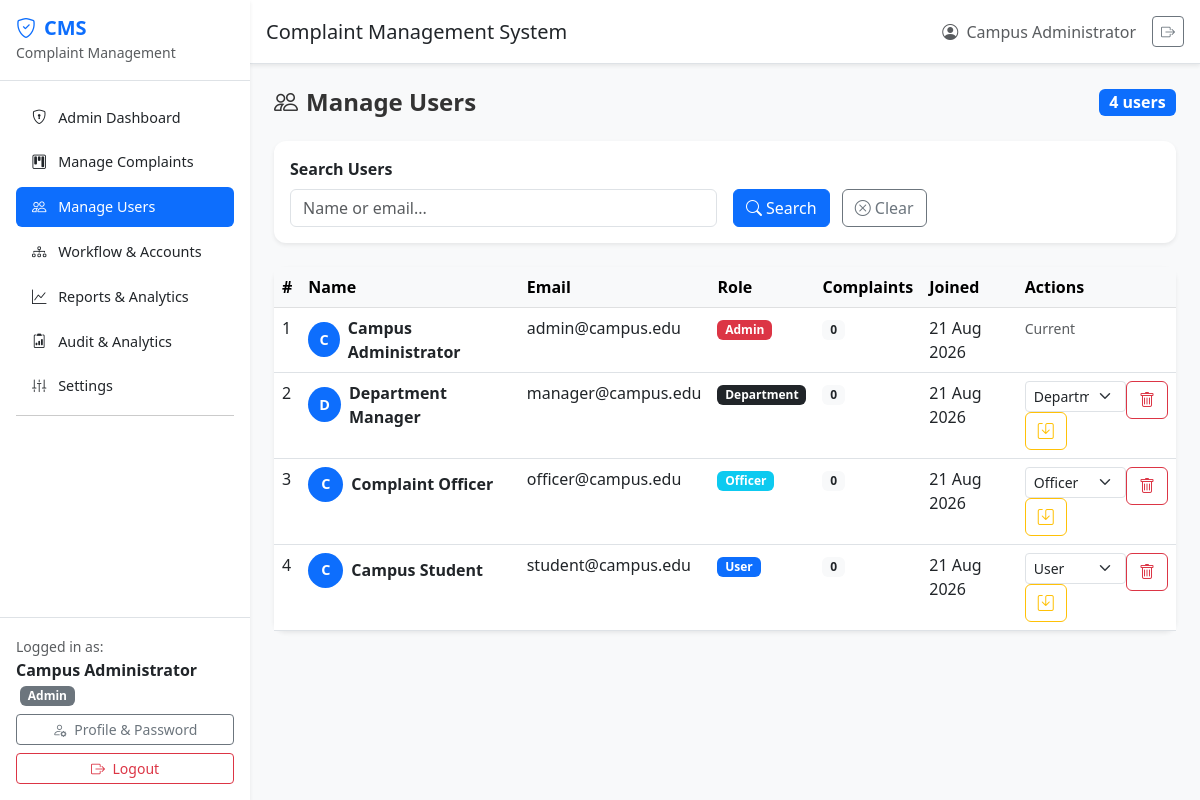
/admin_users.php (signed in), run on an earlier commit of the app's database.
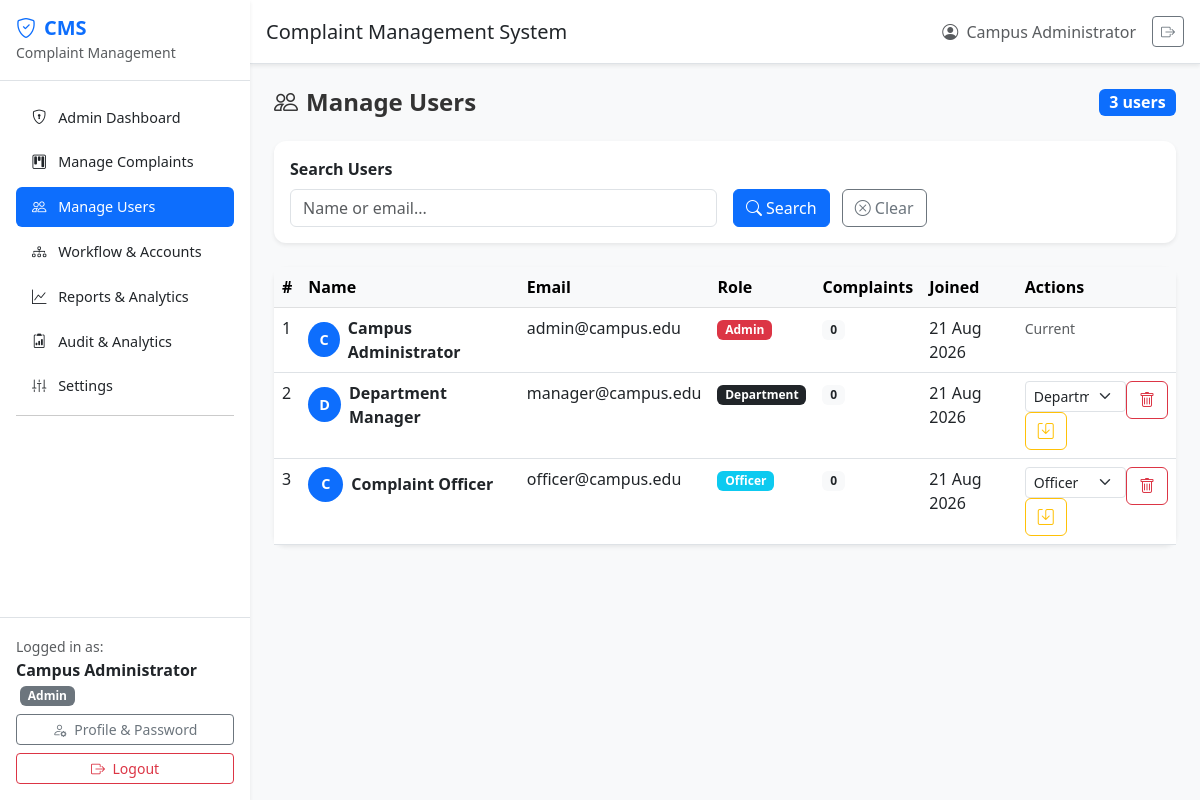
And on a later commit of the database.
### tables this page shows
CREATE TABLE IF NOT EXISTS `users` (
  `id` INT AUTO_INCREMENT PRIMARY KEY,
  `full_name` VARCHAR(100) NOT NULL,
  `email` VARCHAR(150) NOT NULL UNIQUE,
  `password` VARCHAR(255) NOT NULL,
  `role` ENUM('user','admin','department','officer') NOT NULL DEFAULT 'user',
  `department_id` INT DEFAULT NULL,
  `is_active` TINYINT(1) NOT NULL DEFAULT 1,
  `created_at` TIMESTAMP DEFAULT CURRENT_TIMESTAMP,
  CONSTRAINT `fk_users_department` FOREIGN KEY (`department_id`) REFERENCES `departments`(`id`) ON DELETE SET NULL
);

### admin_users.php (the view, shortened to what this page needs)
<?php
require_once 'config.php';
$search = trim($_GET['search'] ?? '');
$where_sql = '';
$sql = "SELECT u.*, (SELECT COUNT(*) FROM complaints WHERE user_id = u.id) as complaint_count FROM users u $where_sql ORDER BY u.created_at DESC";
$stmt = $conn->prepare($sql);
$stmt->execute();
$users = $stmt->get_result()->fetch_all(MYSQLI_ASSOC);
?>
<!DOCTYPE html>
<html lang="en">
<head>
    <link href="https://cdn.jsdelivr.net/npm/bootstrap@5.3.0/dist/css/bootstrap.min.css" rel="stylesheet">
    <link rel="stylesheet" href="https://cdn.jsdelivr.net/npm/bootstrap-icons@1.10.0/font/bootstrap-icons.css">
    <link rel="stylesheet" href="assets/css/style.css">
</head>
<body>
    <div class="d-flex">
        <?php include 'includes/sidebar.php'; ?>
        <div class="flex-grow-1">
            <?php include 'includes/topbar.php'; ?>
            <main class="p-4">
                <div class="d-flex justify-content-between align-items-center mb-4">
                    <h4 class="fw-bold mb-0"><i class="bi bi-people me-2"></i>Manage Users</h4>
                    <span class="badge bg-primary fs-6"><?= count($users) ?> users</span>
                </div>
                <div class="card border-0 shadow-sm mb-4">
                    <div class="card-body">
                        <form method="GET" class="row g-3 align-items-end">
                            <div class="col-md-6">
                                <label class="form-label fw-semibold">Search Users</label>
                                <input type="text" name="search" class="form-control" placeholder="Name or email..." value="<?= htmlspecialchars($search) ?>">
                            </div>
                            <div class="col-md-6">
                                <button type="submit" class="btn btn-primary me-2"><i class="bi bi-search me-1"></i>Search</button>
                                <a href="admin_users.php" class="btn btn-outline-secondary"><i class="bi bi-x-circle me-1"></i>Clear</a>
                            </div>
                        </form>
                    </div>
                </div>
                <div class="card border-0 shadow-sm">
                    <div class="card-body p-0">
                        <div class="table-responsive">
                            <table class="table table-hover mb-0">
                                <thead class="table-light">
                                    <tr>
                                        <th>#</th>
                                        <th>Name</th>
                                        <th>Email</th>
                                        <th>Role</th>
                                        <th>Complaints</th>
                                        <th>Joined</th>
                                        <th>Actions</th>
                                    </tr>
                                </thead>
                                <tbody>
                                    <?php if (empty($users)): ?>
                                    <tr><td colspan="7" class="text-center text-muted py-4">No users found.</td></tr>
                                    <?php else: ?>
                                    <?php foreach ($users as $u): ?>
                                    <tr>
                                        <td><?= $u['id'] ?></td>
                                        <td>
                                            <div class="d-flex align-items-center">
                                                <div class="bg-primary text-white rounded-circle d-flex align-items-center justify-content-center me-2" style="width:35px;height:35px;font-size:0.9rem;">
                                                    <?= strtoupper(substr($u['full_name'], 0, 1)) ?>
                                                </div>
                                                <strong><?= htmlspecialchars($u['full_name']) ?></strong>
                                            </div>
                                        </td>
                                        <td><?= htmlspecialchars($u['email']) ?></td>
                                        <td>
                                            <span class="badge <?= $u['role'] === 'admin' ? 'bg-danger' : ($u['role'] === 'officer' ? 'bg-info' : ($u['role'] === 'department' ? 'bg-dark' : 'bg-primary')) ?>">
                                                <?= ucfirst($u['role']) ?>
                                            </span>
                                        </td>
                                        <td><span class="badge bg-light text-dark"><?= $u['complaint_count'] ?></span></td>
                                        <td><?= date('d M Y', strtotime($u['created_at'])) ?></td>
                                        <td>
                                            <?php if ($u['id'] !== (int)$_SESSION['user_id']): ?>
                                            <div class="btn-group btn-group-sm">
                                                <form method="POST" class="d-inline">
                                                    <select name="new_role" class="form-select form-select-sm" aria-label="Change role">
                                                        <?php foreach (['user','admin','department','officer'] as $role): ?><option value="<?= $role ?>" <?= $u['role'] === $role ? 'selected' : '' ?>><?= ucfirst($role) ?></option><?php endforeach; ?>
                                                    </select>
                                                    <button type="submit" name="update_role" class="btn btn-outline-warning" title="Save Role"><i class="bi bi-save"></i></button>
                                                </form>
                                                <form method="POST" class="d-inline" onsubmit="return confirm('Are you sure you want to delete this user? All their complaints will also be deleted.')">
                                                    <button type="submit" name="delete_user" class="btn btn-outline-danger" title="Delete User">
                                                        <i class="bi bi-trash"></i>
                                                    </button>
                                                </form>
                                            </div>
                                            <?php else: ?>
                                            <span class="text-muted"><small>Current</small></span>
                                            <?php endif; ?>
                                        </td>
                                    </tr>
                                    <?php endforeach; ?>
                                    <?php endif; ?>
                                </tbody>
                            </table>
                        </div>
                    </div>
                </div>
            </main>
        </div>
    </div>
</body>
</html>

### includes/sidebar.php (shortened to what this page needs)
<nav class="sidebar bg-white shadow-sm d-flex flex-column" style="width:250px;min-height:100vh;">
    <div class="p-3 border-bottom">
        <h5 class="text-primary fw-bold mb-0">
            <i class="bi bi-shield-check me-2"></i>CMS
        </h5>
        <small class="text-muted">Complaint Management</small>
    </div>
    <ul class="nav flex-column p-3">
        <?php if (isset($_SESSION['user_role']) && $_SESSION['user_role'] === 'admin'): ?>
        <li class="nav-item mb-1">
            <a class="nav-link rounded <?= basename($_SERVER['PHP_SELF']) === 'admin_dashboard.php' ? 'active bg-dark text-white' : 'text-dark' ?>" href="admin_dashboard.php">
                <i class="bi bi-shield-lock me-2"></i> Admin Dashboard
            </a>
        </li>
        <li class="nav-item mb-1">
            <a class="nav-link rounded <?= basename($_SERVER['PHP_SELF']) === 'admin_complaints.php' ? 'active bg-dark text-white' : 'text-dark' ?>" href="admin_complaints.php">
                <i class="bi bi-kanban me-2"></i> Manage Complaints
            </a>
        </li>
        <li class="nav-item mb-1">
            <a class="nav-link rounded <?= basename($_SERVER['PHP_SELF']) === 'admin_users.php' ? 'active bg-dark text-white' : 'text-dark' ?>" href="admin_users.php">
                <i class="bi bi-people me-2"></i> Manage Users
            </a>
        </li>
        <li class="nav-item mb-1">
            <a class="nav-link rounded <?= basename($_SERVER['PHP_SELF']) === 'admin_assignments.php' ? 'active bg-dark text-white' : 'text-dark' ?>" href="admin_assignments.php">
                <i class="bi bi-diagram-3 me-2"></i> Workflow & Accounts
            </a>
        </li>
        <li class="nav-item mb-1">
            <a class="nav-link rounded <?= basename($_SERVER['PHP_SELF']) === 'reports.php' ? 'active bg-dark text-white' : 'text-dark' ?>" href="reports.php">
                <i class="bi bi-graph-up me-2"></i> Reports & Analytics
            </a>
        </li>
        <li class="nav-item mb-1"><a class="nav-link rounded <?= basename($_SERVER['PHP_SELF']) === 'admin_audit.php' ? 'active bg-dark text-white' : 'text-dark' ?>" href="admin_audit.php"><i class="bi bi-clipboard2-data me-2"></i> Audit & Analytics</a></li>
        <li class="nav-item mb-1"><a class="nav-link rounded <?= basename($_SERVER['PHP_SELF']) === 'settings.php' ? 'active bg-dark text-white' : 'text-dark' ?>" href="settings.php"><i class="bi bi-sliders2-vertical me-2"></i> Settings</a></li>
        <li class="nav-item mb-2"><hr class="my-1"></li>
        <?php endif; ?>
    </ul>
    <div class="mt-auto p-3 border-top">
        <div class="mb-2">
            <small class="text-muted">Logged in as:</small><br>
            <strong class="text-dark"><?= htmlspecialchars($_SESSION['user_name'] ?? '') ?></strong>
            <?php if (isset($_SESSION['user_role'])): ?>
            <span class="badge bg-secondary ms-1"><?= htmlspecialchars(ucfirst($_SESSION['user_role'])) ?></span>
            <?php endif; ?>
        </div>
        <a href="profile.php" class="btn btn-outline-secondary btn-sm w-100 mb-2"><i class="bi bi-person-gear me-1"></i> Profile & Password</a>
        <a href="logout.php" class="btn btn-outline-danger btn-sm w-100">
            <i class="bi bi-box-arrow-right me-1"></i> Logout
        </a>
    </div>
</nav>

### includes/topbar.php
<header class="bg-white shadow-sm border-bottom p-3 d-flex justify-content-between align-items-center">
    <div>
        <h5 class="mb-0 text-dark">
            <?php
            $page_titles = [
                'dashboard.php' => 'Dashboard',
                'add_complaint.php' => 'Submit Complaint',
                'complaints.php' => 'My Complaints'
            ];
            echo $page_titles[basename($_SERVER['PHP_SELF'])] ?? 'Complaint Management System';
            ?>
        </h5>
    </div>
    <div class="d-flex align-items-center">
        <span class="text-muted me-3">
            <i class="bi bi-person-circle me-1"></i>
            <?= htmlspecialchars($_SESSION['user_name'] ?? 'User') ?>
        </span>
        <a href="logout.php" class="btn btn-sm btn-outline-secondary" title="Logout">
            <i class="bi bi-box-arrow-right"></i>
        </a>
    </div>
</header>

### assets/css/style.css (style rules this page uses)
:root { --primary-blue: #0d6efd; --primary-dark: #0a58ca; --light-blue: #e7f1ff; --white: #ffffff; --gray-light: #f8f9fa; --gray-medium: #6c757d; --shadow-sm: 0 0.125rem 0.25rem rgba(0, 0, 0, 0.075); --shadow-md: 0 0.5rem 1rem rgba(0, 0, 0, 0.1); }
body { font-family: 'Segoe UI', Tahoma, Geneva, Verdana, sans-serif; background-color: var(--gray-light); color: #333; }
.sidebar { position: fixed; top: 0; left: 0; height: 100vh; width: 250px; z-index: 1000; transition: all 0.3s ease; overflow-y: auto; }
.sidebar .nav-link { padding: 0.6rem 1rem; font-size: 0.9rem; transition: all 0.2s ease; }
.sidebar .nav-link.active { background-color: var(--primary-blue) !important; color: var(--white) !important; }
.d-flex > .flex-grow-1 { margin-left: 250px; min-height: 100vh; }
.card { border-radius: 0.75rem; transition: transform 0.2s ease, box-shadow 0.2s ease; }
.btn-primary { background-color: var(--primary-blue); border-color: var(--primary-blue); }
.rounded-circle { font-weight: bold; }

What changed in the data, as far as the page shows it:
removed users: id "4", full_name "C", full_name "Campus Student", email "student@campus.edu", role "User", complaint_count "0", created_at "21 Aug 2026", new_role "User"
Also different on the page:
count($users): "4" → "3"
